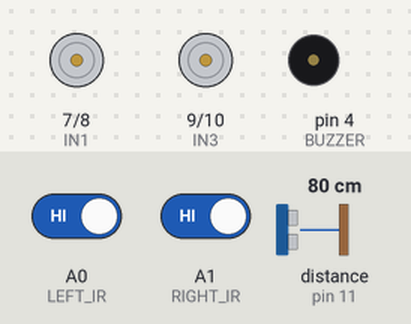
Bench run of a sketch on a simulated Arduino Uno, built with avr-gcc and run on an emulated ATmega328P. Shown: motor-driver pin pairs drawn as motors (green arrow = first pin HIGH = forward, orange = second pin HIGH = backward, longer = more drive, scaled by the enable pin), buzzer (waves = sounding, pin HIGH). Wiring (inferred from the names in the program): ultrasonic range finder: trigger pin 12; echo pin 11. Inputs (shaded band) come from the test bench; at power-on: distance to the obstacle (sensor on pin 11) 80 cm, A0 (LEFT_IR) HIGH, A1 (RIGHT_IR) HIGH. The echo pulse lasts 58.3 µs per cm; pins used as bus, display or sensor lines are not drawn.

Above: at 3.2 s.
3.3 s: distance to the obstacle (sensor on pin 11) set to 18 cm
4.8 s: distance to the obstacle (sensor on pin 11) set to 14 cm
At 4.87 s:
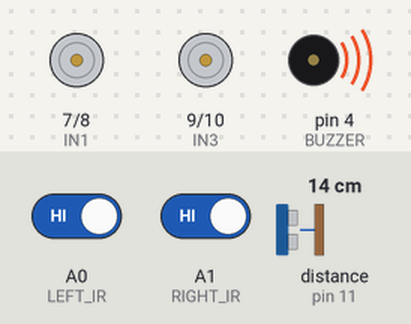
7.8 s: distance to the obstacle (sensor on pin 11) set to 35 cm
At 8.5 s:
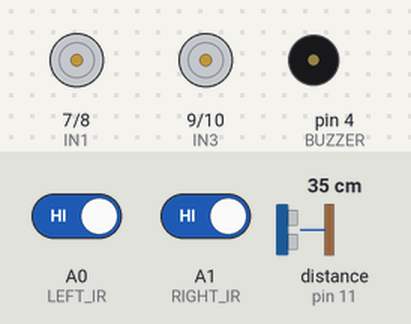
9.3 s: A0 (LEFT_IR) driven LOW
At 10.3 s:
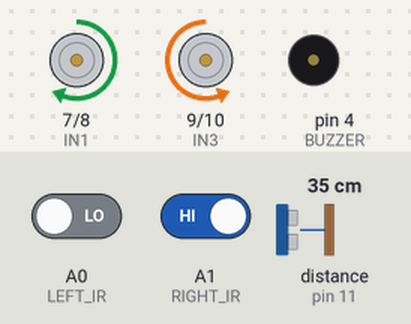
10.8 s: A1 (RIGHT_IR) driven LOW
At 11.4 s:
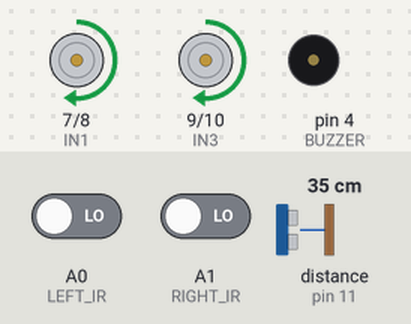
12.3 s: A0 (LEFT_IR) driven HIGH
At 13.7 s:
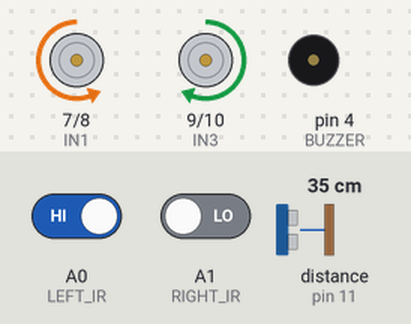
Timing chart, 0 to 14.8 s (numbered marks = the images above; inputs shaded):
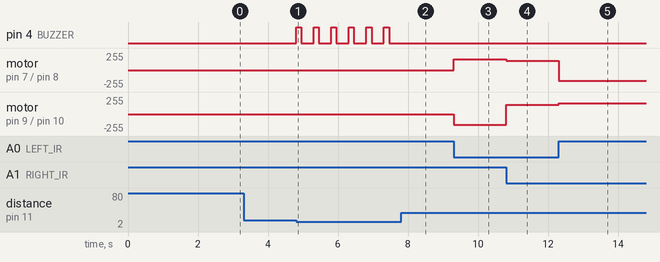

The sketch:

15_Line_Follower_Obstacle_Stop.ino
```cpp
/*
  ============================================================
  15 - LINE FOLLOWER + OBSTACLE DETECTION
  ============================================================
  Board  : Arduino UNO / Nano
  Parts  : 2 IR sensors (line) + HC-SR04 (obstacle) + buzzer

  Logic:
    Follows a black line like project 03. If something blocks
    the track (closer than STOP_DISTANCE) it stops, beeps,
    and waits until the path is clear, then continues.
    Great for "smart delivery robot" / "automatic train" demos.

  Wiring:
    Left IR OUT  -> A0
    Right IR OUT -> A1
    HC-SR04 TRIG -> D12, ECHO -> D11
    Buzzer +     -> D4,  Buzzer - -> GND  (active buzzer)
    L298N: ENA D5, IN1 D7, IN2 D8, IN3 D9, IN4 D10, ENB D6
  ============================================================
*/

// ---------- Motor driver (L298N) pins ----------
#define ENA 5
#define IN1 7
#define IN2 8
#define IN3 9
#define IN4 10
#define ENB 6

#define LEFT_IR  A0
#define RIGHT_IR A1
#define TRIG 12
#define ECHO 11
#define BUZZER 4

#define ON_LINE HIGH
#define STOP_DISTANCE 15     // cm

int baseSpeed = 140;
int turnSpeed = 160;

void setup() {
  pinMode(ENA, OUTPUT); pinMode(ENB, OUTPUT);
  pinMode(IN1, OUTPUT); pinMode(IN2, OUTPUT);
  pinMode(IN3, OUTPUT); pinMode(IN4, OUTPUT);
  pinMode(LEFT_IR, INPUT);
  pinMode(RIGHT_IR, INPUT);
  pinMode(TRIG, OUTPUT);
  pinMode(ECHO, INPUT);
  pinMode(BUZZER, OUTPUT);
  stopRobot();
  delay(2000);
}

void loop() {
  // ---- obstacle check ----
  if (readDistanceCM() < STOP_DISTANCE) {
    stopRobot();
    digitalWrite(BUZZER, HIGH);
    delay(150);
    digitalWrite(BUZZER, LOW);
    delay(350);
    return;                  // keep waiting until clear
  }

  // ---- line following ----
  bool leftOnLine  = (digitalRead(LEFT_IR)  == ON_LINE);
  bool rightOnLine = (digitalRead(RIGHT_IR) == ON_LINE);

  if (!leftOnLine && !rightOnLine)      forward(baseSpeed);
  else if (leftOnLine && !rightOnLine)  turnLeft(turnSpeed);
  else if (!leftOnLine && rightOnLine)  turnRight(turnSpeed);
  else                                  stopRobot();
}

long readDistanceCM() {
  digitalWrite(TRIG, LOW);
  delayMicroseconds(2);
  digitalWrite(TRIG, HIGH);
  delayMicroseconds(10);
  digitalWrite(TRIG, LOW);
  long duration = pulseIn(ECHO, HIGH, 6000UL);   // ~1 m max, keeps loop fast
  if (duration == 0) return 999;
  return duration / 58;
}

// ================= MOTOR FUNCTIONS =================
void setMotor(int leftSpeed, int rightSpeed) {
  if (leftSpeed >= 0) { digitalWrite(IN1, HIGH); digitalWrite(IN2, LOW); }
  else                { digitalWrite(IN1, LOW);  digitalWrite(IN2, HIGH); leftSpeed = -leftSpeed; }
  if (rightSpeed >= 0) { digitalWrite(IN3, HIGH); digitalWrite(IN4, LOW); }
  else                 { digitalWrite(IN3, LOW);  digitalWrite(IN4, HIGH); rightSpeed = -rightSpeed; }
  analogWrite(ENA, constrain(leftSpeed, 0, 255));
  analogWrite(ENB, constrain(rightSpeed, 0, 255));
}
void forward(int s)   { setMotor(s, s); }
void turnLeft(int s)  { setMotor(-s, s); }
void turnRight(int s) { setMotor(s, -s); }
void stopRobot()      { setMotor(0, 0); }
```

Measured:
- the behaviour switches between 16 and 15 cm on distance to the obstacle (sensor on pin 11) (found by bisection; images 0 and 1)
- after the input at 3.3 s, every drawn part: stays the same
- after the input at 4.8 s, pin 4 (BUZZER): alternates HIGH for 0.15 s and LOW for 0.35 s, starting at once
- after the input at 7.8 s, pin 4 (BUZZER): stops changing and stays LOW
- after the input at 9.3 s, motor on pin 7 (IN1) / pin 8 (IN2): stopped → forward 160/255 at once; motor on pin 9 (IN3) / pin 10 (IN4): stopped → backward 160/255 at once
- after the input at 10.8 s, motor on pin 7 (IN1) / pin 8 (IN2): forward 160/255 → forward 140/255 at once; motor on pin 9 (IN3) / pin 10 (IN4): backward 160/255 → forward 140/255 at once
- after the input at 12.3 s, motor on pin 7 (IN1) / pin 8 (IN2): forward 140/255 → backward 160/255 at once; motor on pin 9 (IN3) / pin 10 (IN4): forward 140/255 → forward 160/255 at once
